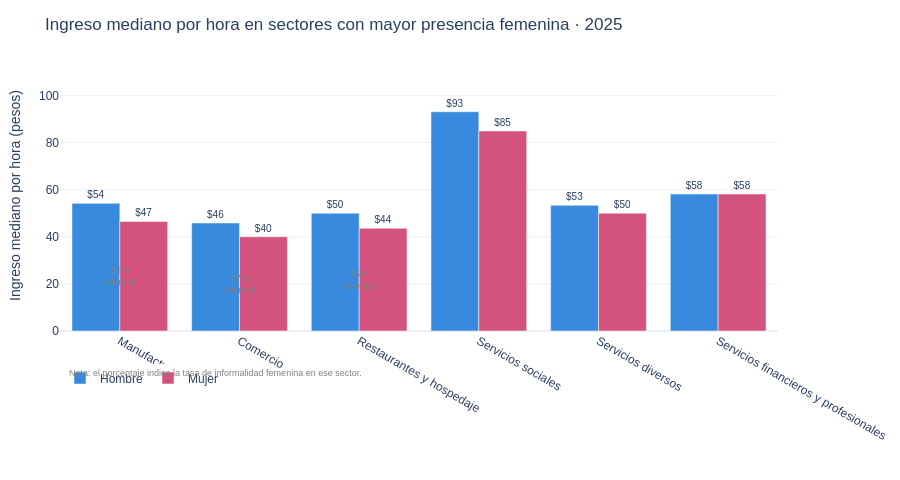

The code cell stored with this chart in its notebook:
### Markdown cell above
## G4 — Ingreso por hora con informalidad como contexto (2025)

Solo los sectores con mayor presencia femenina. La informalidad aparece como
anotación contextual, no como eje principal del análisis.

### Code cell
sectores_enfoque = [
    'Manufactura', 'Comercio', 'Restaurantes y hospedaje',
    'Servicios sociales', 'Servicios diversos', 'Servicios financieros y profesionales'
]

bs25_focus = bs[bs['anio']==2025].copy()
bs25_focus = bs25_focus[bs25_focus['sector'].isin(sectores_enfoque)]

bs_long = bs25_focus.melt(
    id_vars=['sector', 'brecha_pct'], value_vars=['Hombre', 'Mujer'],
    var_name='sexo', value_name='ingreso_hora'
).sort_values(['brecha_pct', 'sexo'], ascending=[False, True])

fig4 = px.bar(
    bs_long, x='sector', y='ingreso_hora', color='sexo',
    barmode='group', color_discrete_map=COLOR_MAPA, text='ingreso_hora',
    labels={'ingreso_hora':'Ingreso mediano por hora (pesos)', 'sector':'', 'sexo':''},
    title='Ingreso mediano por hora en sectores con mayor presencia femenina · 2025',
    category_orders={'sector': sectores_enfoque},
)
fig4.update_traces(texttemplate='$%{text:.0f}', textposition='outside', textfont=dict(size=10))

# Anotar % informalidad femenina en los 3 sectores con mayor brecha
inf_mujeres = inf[inf['sexo']=='Mujer'].set_index('sector')
for sector in ['Manufactura', 'Comercio', 'Restaurantes y hospedaje']:
    if sector in inf_mujeres.index:
        pct = inf_mujeres.loc[sector, 'pct_informalidad']
        ing_m = bs_long[(bs_long['sector']==sector) & (bs_long['sexo']=='Mujer')]['ingreso_hora'].values
        if len(ing_m) > 0:
            fig4.add_annotation(
                x=sector, y=ing_m[0]*0.5,
                text=f'{pct:.0f}%<br>informal',
                showarrow=False, font=dict(size=9, color='gray'), align='center',
            )

fig4.add_annotation(
    xref='paper', yref='paper', x=0.01, y=-0.18,
    text='Nota: el porcentaje indica la tasa de informalidad femenina en ese sector.',
    showarrow=False, font=dict(size=9, color='gray'), xanchor='left',
)
fig4.update_layout(
    template='plotly_white', legend=dict(orientation='h', y=-0.12),
    margin=dict(t=60, b=90, l=60, r=40), height=480, yaxis=dict(range=[0, 115]),
    font=dict(family='Arial, sans-serif', size=12),
)
fig4.write_html(f'{RUTA_DASH}/g4_ingreso_sector_informalidad.html')
fig4.show()
print('G4 guardada.')

### Figure 1 — Plotly figure (JSON) as saved in the notebook; plotly's stock layout.template omitted (floating-point values rounded to 4 significant figures)
{"data": [{"alignmentgroup": "True", "hovertemplate": "=%{x}<br>Ingreso mediano por hora (pesos)=%{text}<extra></extra>", "legendgroup": "Hombre", "marker": {"color": "#378ADD", "pattern": {"shape": ""}}, "name": "Hombre", "offsetgroup": "Hombre", "orientation": "v", "showlegend": true, "text": [54.17, 50.0, 45.83, 93.02, 53.33, 58.14], "textfont": {"size": 10}, "textposition": "outside", "texttemplate": "$%{text:.0f}", "type": "bar", "x": ["Manufactura", "Restaurantes y hospedaje", "Comercio", "Servicios sociales", "Servicios diversos", "Servicios financieros y profesionales"], "xaxis": "x", "y": [54.17, 50.0, 45.83, 93.02, 53.33, 58.14], "yaxis": "y"}, {"alignmentgroup": "True", "hovertemplate": "=%{x}<br>Ingreso mediano por hora (pesos)=%{text}<extra></extra>", "legendgroup": "Mujer", "marker": {"color": "#D4537E", "pattern": {"shape": ""}}, "name": "Mujer", "offsetgroup": "Mujer", "orientation": "v", "showlegend": true, "text": [46.51, 43.6, 40.0, 84.88, 50.0, 58.14], "textfont": {"size": 10}, "textposition": "outside", "texttemplate": "$%{text:.0f}", "type": "bar", "x": ["Manufactura", "Restaurantes y hospedaje", "Comercio", "Servicios sociales", "Servicios diversos", "Servicios financieros y profesionales"], "xaxis": "x", "y": [46.51, 43.6, 40.0, 84.88, 50.0, 58.14], "yaxis": "y"}], "layout": {"annotations": [{"align": "center", "font": {"color": "gray", "size": 9}, "showarrow": false, "text": "60%<br>informal", "x": "Manufactura", "y": 23.26}, {"align": "center", "font": {"color": "gray", "size": 9}, "showarrow": false, "text": "37%<br>informal", "x": "Comercio", "y": 20}, {"align": "center", "font": {"color": "gray", "size": 9}, "showarrow": false, "text": "25%<br>informal", "x": "Restaurantes y hospedaje", "y": 21.8}, {"font": {"color": "gray", "size": 9}, "showarrow": false, "text": "Nota: el porcentaje indica la tasa de informalidad femenina en ese sector.", "x": 0.01, "xanchor": "left", "xref": "paper", "y": -0.18, "yref": "paper"}], "barmode": "group", "font": {"family": "Arial, sans-serif", "size": 12}, "height": 480, "legend": {"orientation": "h", "title": {"text": ""}, "tracegroupgap": 0, "y": -0.12}, "margin": {"b": 90, "l": 60, "r": 40, "t": 60}, "title": {"text": "Ingreso mediano por hora en sectores con mayor presencia femenina · 2025"}, "xaxis": {"anchor": "y", "categoryarray": ["Manufactura", "Comercio", "Restaurantes y hospedaje", "Servicios sociales", "Servicios diversos", "Servicios financieros y profesionales"], "categoryorder": "array", "domain": [0, 1], "title": {"text": ""}}, "yaxis": {"anchor": "x", "domain": [0, 1], "range": [0, 115], "title": {"text": "Ingreso mediano por hora (pesos)"}}}}
